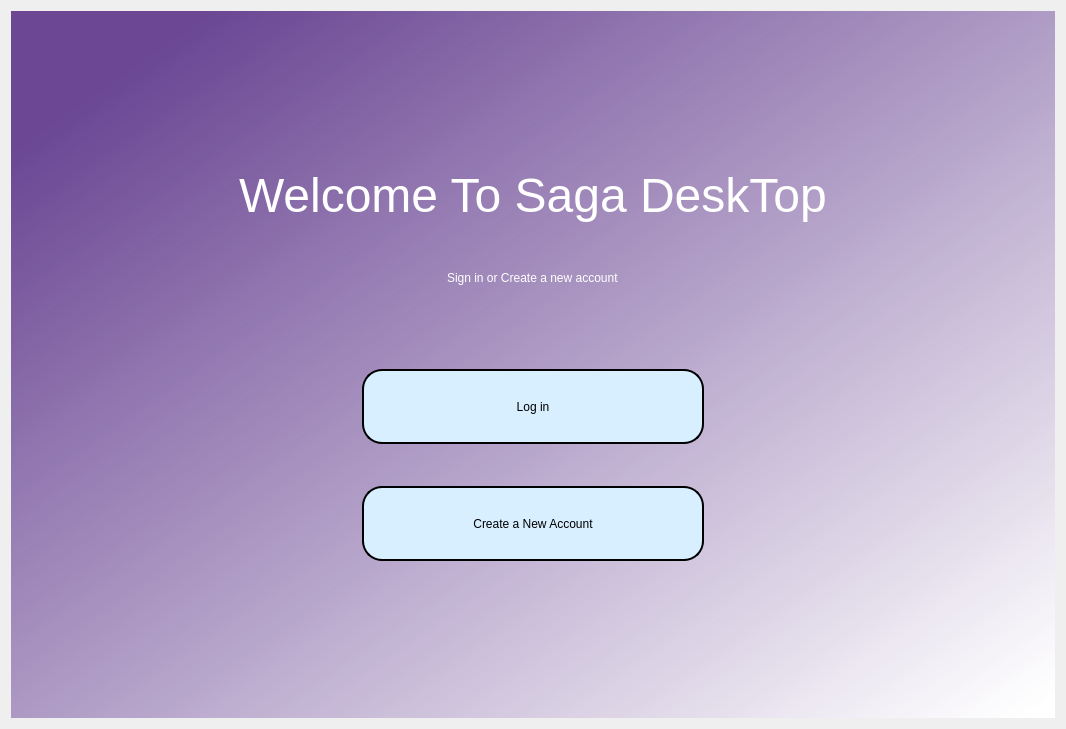
<?xml version="1.0" encoding="UTF-8"?>
<ui version="4.0">
 <class>Dialog</class>
 <widget class="QDialog" name="Dialog">
  <property name="geometry">
   <rect>
    <x>0</x>
    <y>0</y>
    <width>1066</width>
    <height>729</height>
   </rect>
  </property>
  <property name="windowTitle">
   <string>Dialog</string>
  </property>
  <layout class="QHBoxLayout" name="horizontalLayout" stretch="0">
   <item>
    <widget class="QWidget" name="bgwidget" native="true">
     <property name="styleSheet">
      <string notr="true">QWidget#bgwidget{
background-color:qlineargradient(spread:pad, x1:0.091, y1:0.101636, x2:0.991379, y2:0.977, stop:0 rgba(74, 29, 125, 0.8), stop:1 rgba(255, 255, 255, 255));}</string>
     </property>
     <layout class="QVBoxLayout" name="verticalLayout" stretch="6,2,1,2,2,4,1,4,6">
      <item>
       <spacer name="verticalSpacer_4">
        <property name="orientation">
         <enum>Qt::Vertical</enum>
        </property>
        <property name="sizeHint" stdset="0">
         <size>
          <width>20</width>
          <height>40</height>
         </size>
        </property>
       </spacer>
      </item>
      <item>
       <layout class="QHBoxLayout" name="horizontalLayout_4">
        <item>
         <spacer name="horizontalSpacer_3">
          <property name="orientation">
           <enum>Qt::Horizontal</enum>
          </property>
          <property name="sizeHint" stdset="0">
           <size>
            <width>40</width>
            <height>20</height>
           </size>
          </property>
         </spacer>
        </item>
        <item>
         <widget class="QLabel" name="label">
          <property name="font">
           <font>
            <family>MS Shell Dlg 2</family>
            <pointsize>36</pointsize>
            <weight>50</weight>
            <italic>false</italic>
            <bold>false</bold>
           </font>
          </property>
          <property name="cursor">
           <cursorShape>UpArrowCursor</cursorShape>
          </property>
          <property name="styleSheet">
           <string notr="true">font: 36pt &quot;MS Shell Dlg 2&quot;; color:rgb(255, 255, 255)</string>
          </property>
          <property name="text">
           <string>Welcome To Saga DeskTop</string>
          </property>
         </widget>
        </item>
        <item>
         <spacer name="horizontalSpacer_4">
          <property name="orientation">
           <enum>Qt::Horizontal</enum>
          </property>
          <property name="sizeHint" stdset="0">
           <size>
            <width>40</width>
            <height>20</height>
           </size>
          </property>
         </spacer>
        </item>
       </layout>
      </item>
      <item>
       <spacer name="verticalSpacer_3">
        <property name="orientation">
         <enum>Qt::Vertical</enum>
        </property>
        <property name="sizeHint" stdset="0">
         <size>
          <width>20</width>
          <height>40</height>
         </size>
        </property>
       </spacer>
      </item>
      <item>
       <layout class="QHBoxLayout" name="horizontalLayout_5">
        <item>
         <spacer name="horizontalSpacer_7">
          <property name="orientation">
           <enum>Qt::Horizontal</enum>
          </property>
          <property name="sizeHint" stdset="0">
           <size>
            <width>40</width>
            <height>20</height>
           </size>
          </property>
         </spacer>
        </item>
        <item>
         <widget class="QLabel" name="label_2">
          <property name="styleSheet">
           <string notr="true">font: 16pt &quot;MS Shell Dlg 2&quot;;color:rgb(255, 255, 255)</string>
          </property>
          <property name="text">
           <string>Sign in or Create a new account</string>
          </property>
         </widget>
        </item>
        <item>
         <spacer name="horizontalSpacer_8">
          <property name="orientation">
           <enum>Qt::Horizontal</enum>
          </property>
          <property name="sizeHint" stdset="0">
           <size>
            <width>40</width>
            <height>20</height>
           </size>
          </property>
         </spacer>
        </item>
       </layout>
      </item>
      <item>
       <spacer name="verticalSpacer_2">
        <property name="orientation">
         <enum>Qt::Vertical</enum>
        </property>
        <property name="sizeHint" stdset="0">
         <size>
          <width>20</width>
          <height>40</height>
         </size>
        </property>
       </spacer>
      </item>
      <item>
       <layout class="QHBoxLayout" name="horizontalLayout_3" stretch="4,4,4">
        <item>
         <spacer name="horizontalSpacer_6">
          <property name="orientation">
           <enum>Qt::Horizontal</enum>
          </property>
          <property name="sizeType">
           <enum>QSizePolicy::Expanding</enum>
          </property>
          <property name="sizeHint" stdset="0">
           <size>
            <width>40</width>
            <height>20</height>
           </size>
          </property>
         </spacer>
        </item>
        <item alignment="Qt::AlignVCenter">
         <widget class="QPushButton" name="login">
          <property name="sizePolicy">
           <sizepolicy hsizetype="Minimum" vsizetype="Preferred">
            <horstretch>0</horstretch>
            <verstretch>0</verstretch>
           </sizepolicy>
          </property>
          <property name="minimumSize">
           <size>
            <width>0</width>
            <height>75</height>
           </size>
          </property>
          <property name="maximumSize">
           <size>
            <width>10000000</width>
            <height>75</height>
           </size>
          </property>
          <property name="layoutDirection">
           <enum>Qt::LeftToRight</enum>
          </property>
          <property name="autoFillBackground">
           <bool>false</bool>
          </property>
          <property name="styleSheet">
           <string notr="true">border-radius:20px;
border : 2px solid;
border-color: black;
background-color: rgb(216, 239, 255);
font: 14pt &quot;MS Shell Dlg 2&quot;;
</string>
          </property>
          <property name="text">
           <string>Log in</string>
          </property>
          <property name="flat">
           <bool>false</bool>
          </property>
         </widget>
        </item>
        <item>
         <spacer name="horizontalSpacer_5">
          <property name="orientation">
           <enum>Qt::Horizontal</enum>
          </property>
          <property name="sizeType">
           <enum>QSizePolicy::Expanding</enum>
          </property>
          <property name="sizeHint" stdset="0">
           <size>
            <width>40</width>
            <height>20</height>
           </size>
          </property>
         </spacer>
        </item>
       </layout>
      </item>
      <item>
       <spacer name="verticalSpacer_5">
        <property name="orientation">
         <enum>Qt::Vertical</enum>
        </property>
        <property name="sizeHint" stdset="0">
         <size>
          <width>20</width>
          <height>40</height>
         </size>
        </property>
       </spacer>
      </item>
      <item>
       <layout class="QHBoxLayout" name="horizontalLayout_2" stretch="4,4,4">
        <item>
         <spacer name="horizontalSpacer">
          <property name="orientation">
           <enum>Qt::Horizontal</enum>
          </property>
          <property name="sizeType">
           <enum>QSizePolicy::Expanding</enum>
          </property>
          <property name="sizeHint" stdset="0">
           <size>
            <width>40</width>
            <height>20</height>
           </size>
          </property>
         </spacer>
        </item>
        <item>
         <widget class="QPushButton" name="create">
          <property name="sizePolicy">
           <sizepolicy hsizetype="Minimum" vsizetype="Fixed">
            <horstretch>0</horstretch>
            <verstretch>0</verstretch>
           </sizepolicy>
          </property>
          <property name="minimumSize">
           <size>
            <width>0</width>
            <height>75</height>
           </size>
          </property>
          <property name="maximumSize">
           <size>
            <width>10000000</width>
            <height>75</height>
           </size>
          </property>
          <property name="styleSheet">
           <string notr="true">border-radius:20px;
border : 2px solid;
border-color: black;
background-color: rgb(216, 239, 255);
font: 14pt &quot;MS Shell Dlg 2&quot;;
</string>
          </property>
          <property name="text">
           <string>Create a New Account</string>
          </property>
         </widget>
        </item>
        <item>
         <spacer name="horizontalSpacer_2">
          <property name="orientation">
           <enum>Qt::Horizontal</enum>
          </property>
          <property name="sizeType">
           <enum>QSizePolicy::Expanding</enum>
          </property>
          <property name="sizeHint" stdset="0">
           <size>
            <width>40</width>
            <height>20</height>
           </size>
          </property>
         </spacer>
        </item>
       </layout>
      </item>
      <item>
       <spacer name="verticalSpacer">
        <property name="orientation">
         <enum>Qt::Vertical</enum>
        </property>
        <property name="sizeType">
         <enum>QSizePolicy::Ignored</enum>
        </property>
        <property name="sizeHint" stdset="0">
         <size>
          <width>20</width>
          <height>500</height>
         </size>
        </property>
       </spacer>
      </item>
     </layout>
    </widget>
   </item>
  </layout>
 </widget>
 <resources/>
 <connections/>
</ui>
